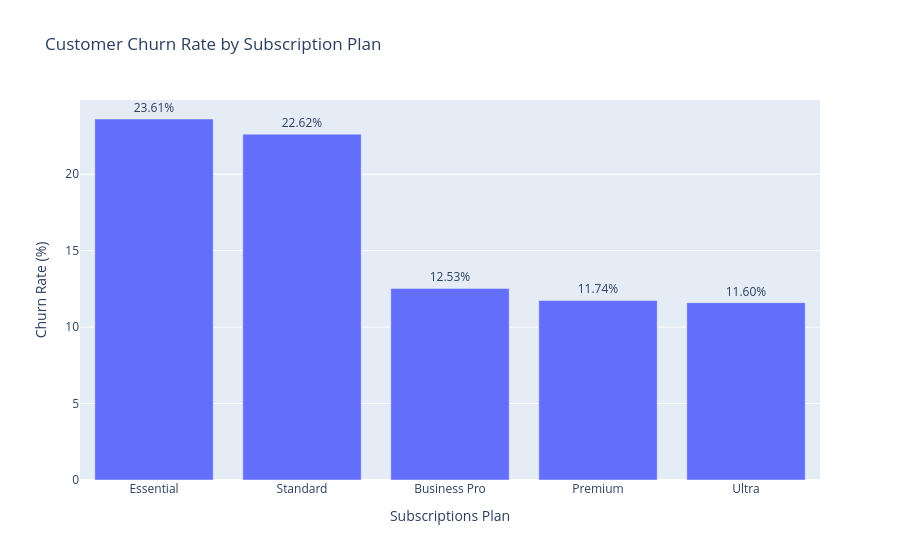

This figure's notebook cell:
### Code cell
fig = px.bar(
    plan_churn,
    x = "plan_name",
    y = "churn_rate",
    title = "Customer Churn Rate by Subscription Plan",
    text = "churn_rate"
)

fig.update_layout(
    xaxis_title = "Subscriptions Plan",
    yaxis_title = "Churn Rate (%)"
)

fig.update_traces(
    texttemplate = "%{text:.2f}%",
    textposition = "outside"
)

fig.show()

### Figure 1 — Plotly figure (JSON) as saved in the notebook; plotly's stock layout.template omitted (floating-point values rounded to 4 significant figures)
{"data": [{"hovertemplate": "plan_name=%{x}<br>churn_rate=%{text}<extra></extra>", "legendgroup": "", "marker": {"color": "#636efa", "pattern": {"shape": ""}}, "name": "", "orientation": "v", "showlegend": false, "text": [23.61, 22.62, 12.53, 11.74, 11.6], "textposition": "outside", "texttemplate": "%{text:.2f}%", "type": "bar", "x": ["Essential", "Standard", "Business Pro", "Premium", "Ultra"], "xaxis": "x", "y": [23.61, 22.62, 12.53, 11.74, 11.6], "yaxis": "y"}], "layout": {"barmode": "relative", "legend": {"tracegroupgap": 0}, "title": {"text": "Customer Churn Rate by Subscription Plan"}, "xaxis": {"anchor": "y", "domain": [0, 1], "title": {"text": "Subscriptions Plan"}}, "yaxis": {"anchor": "x", "domain": [0, 1], "title": {"text": "Churn Rate (%)"}}}}
